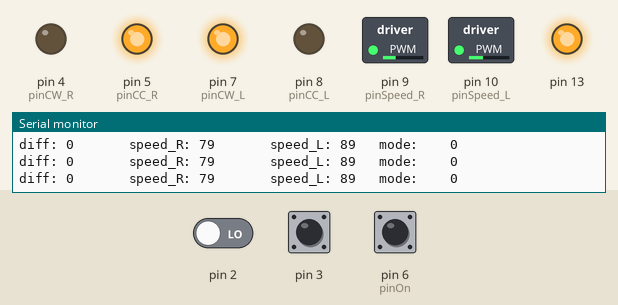
Simulated run of this sketch. Board: Arduino Uno, built with avr-gcc and run on an emulated ATmega328P. On the bench: switched loads named in the sketch (green lamp = pin HIGH), output pins drawn as LEDs (lit = HIGH), the last lines printed to the serial monitor. Inputs (shaded band) come from the test bench; at power-on: pin 3 LOW, pin 2 LOW, pin 6 (pinOn) HIGH.

Above: at 3.4 s.
3.5 s: pin 3 driven HIGH
6.5 s: pin 3 pulsed LOW 5 times (0.12 s each, 0.3 s apart)
At 11.31 s:
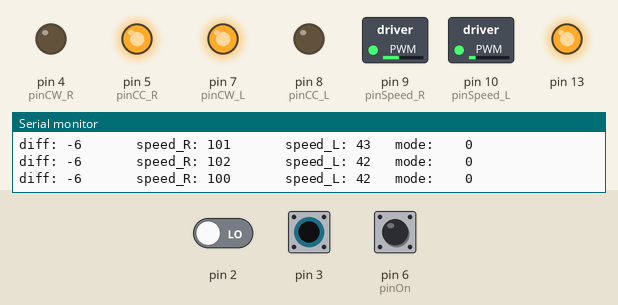
At 24.0 s:
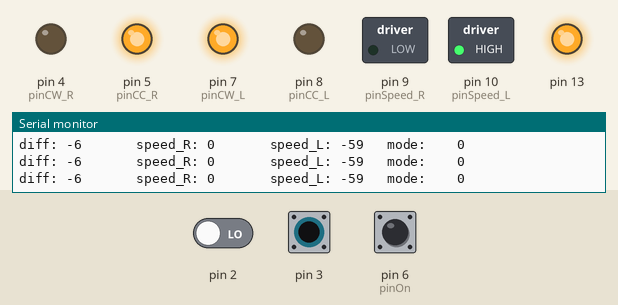
Timing chart, 0 to 25.2 s (numbered marks = the images above; inputs shaded):
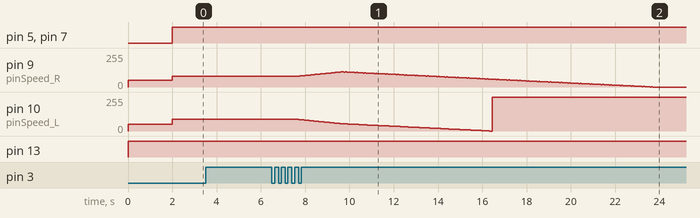

The sketch:

sketch.ino
```cpp
// Constants
#define FULLROT 768 -12
#define DISTMM 610  -10
#define R_DEFAULT 50
#define L_DEFAULT 50
#define MAX 240   // this value should be the maximum only for the
                  // RIGHT wheel. the left wheel is slower overall
                  // At 100% pwm, the right wheel is 1.04kHz. The
                  // left is around 960Hz. MAX is set to 90% pwm.
#define MIN 0
#define MAXPERCENT 85
#define MINPERCENT 2

// Global Variables
const int pinOn = 6;
const int pinCW_L = 7;
const int pinCC_L = 8;
const int pinCW_R = 4;
const int pinCC_R = 5;
const int pinSpeed_L = 10;    // left speed reference
const int pinSpeed_R = 9;     // right speed reference
volatile int speed_R;         // pwm% speed of wheels
volatile int speed_L;
volatile int enc_count_L = 0;
volatile int enc_count_R = 0;
volatile int diff = 0;
volatile int speed_diff = 0;
volatile  int x = 0;
volatile  int y = 0;
volatile  int z = 0;
volatile int mode=0;

// Helper Functions
int degrees2enc(int degrees){
  int enc=2*degrees; // simple approximation
  // There are 360 degrees for ever 768 pulses,
  // This means that for ever 2.13 encoder pulses,
  // the wheel has moved 1 degree
  // for every 8 encoder pulses, we add a single
  // pulse for improved accuracy
  if(degrees % 8){
    int correction = degrees/8;
    enc += correction;
  }
  // example: 32 degrees is 68.2666... enc pulses. The simple
  // approx gives 64 pulses. Since 32 is divisible by 8, when
  // divided by 8 it gives 4, which brings our corrected enc
  // value to 68, which is more than 99% accurate and 6% better
  // than the "simple" approximation
return enc;
}

int mm2enc(int mm){
// 0.53 mm traversed per encoder pulse
// so to go a millimeter, about two encoder pulses needed
return 2*mm;
}

int speed2pwm(int percent){
  return (percent*255)/100;
}
// ISRs
void count_Left(){
  enc_count_L++;
}
void count_Right(){
  enc_count_R++;
}
void stopall(){
  digitalWrite(pinCC_L,LOW);
  digitalWrite(pinCC_R,LOW);
  digitalWrite(pinCW_L,LOW);
  digitalWrite(pinCW_R,LOW);
}

void setup(){
  Serial.begin(9600);
  attachInterrupt(0, count_Left, RISING);
  attachInterrupt(1, count_Right, RISING);
  pinMode(pinCW_L,OUTPUT);
  pinMode(pinCC_L,OUTPUT);
  pinMode(pinCW_R,OUTPUT);
  pinMode(pinCC_R,OUTPUT);
  pinMode(13,OUTPUT);
  digitalWrite(13,LOW);
  digitalWrite(pinCW_L,LOW);
  digitalWrite(pinCC_L,LOW);
  digitalWrite(pinCW_R,LOW);
  digitalWrite(pinCC_R,LOW);
  analogWrite(pinSpeed_L,L_DEFAULT);
  analogWrite(pinSpeed_R,R_DEFAULT);
  enc_count_L = 0;
  enc_count_R = 0;
  stopall(); // all wheels should be immobile at start
}

void turnL(int pulses){
  pulses-=10; //if using 50 for "brake" speed on left wheel
  analogWrite(pinSpeed_L,L_DEFAULT);
  digitalWrite(pinCW_L,HIGH);
  do {
    if(enc_count_L > pulses/2)
      analogWrite(pinSpeed_L,50);
  } while(enc_count_L < pulses);
  digitalWrite(pinCW_L,LOW);
}
void turnR(int pulses){
  pulses-=14; //if using 50 for "brake" speed on left wheel
  analogWrite(pinSpeed_R,R_DEFAULT);
  digitalWrite(pinCW_R,HIGH);
  do {
    if(enc_count_R > pulses/2)
      analogWrite(pinSpeed_R,50);
  } while(enc_count_R < pulses);
  digitalWrite(pinCW_R,LOW);
}
void turn(int pulses,int speed){
  enc_count_R = 0;
  enc_count_L = 0;
  digitalWrite(pinCC_L,HIGH);
  digitalWrite(pinCC_R,HIGH);
  while((enc_count_L < pulses) && (enc_count_R < pulses) ){
  analogWrite(pinSpeed_L, speed);
  analogWrite(pinSpeed_R, speed);
  }
  digitalWrite(pinCC_L,LOW);
  digitalWrite(pinCC_R,LOW);
}

//-----------------------------------------------------------------
//  Begin Moving
//-----------------------------------------------------------------

void execute(int distance, int speed, int type){ //distance in pulses, speed in x/255
  //remember, from tests, the best speed for CC is around 80, (near MAX)
  //both wheels have to reach their value before we stop
  int pR=pinCC_L;
  int pL=pinCW_R;
  if(type == 1){
    //run straight
    pR = pinCC_R;
    pL = pinCW_L;
    }
  if(type == 2){
    //run backwards
    pR = pinCW_R;
    pL = pinCC_L;
    }
  if(type == 3){
    //rotate cw
    pR = pinCC_R;
    pL = pinCC_L;
    }
  if(type == 4){
    //rotate cc
    pR = pinCW_R;
    pL = pinCW_L;
    }
  speed_R = 0;
  speed_L = 0;
  int i = 0;
  speed_L = speed;
  int speed_R = speed-10;
  if(speed < 70) speed_R+=(0.1 *speed);
  analogWrite(pinSpeed_R, speed_R);
  analogWrite(pinSpeed_L, speed_L);
  digitalWrite(pR, HIGH);
  digitalWrite(pL, HIGH);
  Serial.println("GO!----------------------------------------------");
  delay(150);
  enc_count_L = 0;
  enc_count_R = 0;
  while((enc_count_L < distance) || (enc_count_R < distance)){
    diff = enc_count_L - enc_count_R;
    if(diff < 0){
      speed_L = speed_L + diff * 2 /10;
      if ( speed_L > MAX) speed_L = MAX;
      analogWrite(pinSpeed_L, speed_L);

      speed_R = speed_R - diff * 2/10;
      if ( speed_R < MIN) speed_R = MIN;
      analogWrite(pinSpeed_R, speed_R);
    }

  if(diff > 0){
    speed_L = speed_L - diff * 2 /10;
    if ( speed_L < MIN) speed_L = MIN;
    analogWrite(pinSpeed_L, speed_L);

    speed_R = speed_R + diff * 2/10;
    if ( speed_R > MAX) speed_R = MAX;
    analogWrite(pinSpeed_R, speed_R);
    }

    speed_diff=speed_R-speed_L;
    if(speed_diff>60){
      speed_R-=3;
      speed_L++;
      if(speed_R<MIN) speed_R=MIN;
      analogWrite(pinSpeed_R,speed_R);
      if(speed_L>MAX) speed_L=MAX;
      analogWrite(pinSpeed_L,speed_L);
    }
    if(speed_diff<-40){
      speed_R+=3;
      speed_L--;
      if(speed_R>MAX) speed_R=MAX;
      analogWrite(pinSpeed_R,speed_R);
      if(speed_L<MIN) speed_L=MIN;
      analogWrite(pinSpeed_L,speed_L);
    }

    //  report
    Serial.print("diff: ");
    Serial.print(diff);
    Serial.print("       speed_R: ");
    Serial.print(speed_R);
    Serial.print("       speed_L: ");
    Serial.print(speed_L);
    Serial.print("   mode:    ");
    Serial.println(mode);

  }//end of while loop
  Serial.print("enc_count_L: ");
  Serial.print(enc_count_L);
  Serial.print("      enc_count_R: ");
  Serial.println(enc_count_R);
  digitalWrite(pR,LOW);
  digitalWrite(pL,LOW);
  delay(100);
  Serial.print("post_enc_count_L: ");
  Serial.print(enc_count_L);
  Serial.print("      post_enc_count_R: ");
  Serial.println(enc_count_R);
  diff = 0;
}


void loop(){
do {
  } while (digitalRead(pinOn) == LOW);
  digitalWrite(13,HIGH);
  delay(2000);
  //turnL(FULLROT);
  //turnR(FULLROT);
  //turn(10000,speed2pwm(50));
  //execute(2*FULLROT,speed2pwm(15),1);
  //delay(600);
  execute(2*FULLROT,speed2pwm(35),1);
  delay(600);
  //execute(FULLROT,speed2pwm(15),1);
  //delay(600);
  //execute(2*FULLROT,speed2pwm(15),4);
  digitalWrite(13,LOW);
  }
```
